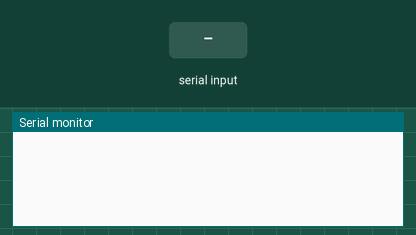
This sketch was run on a simulated Arduino Uno, built with avr-gcc and run on an emulated ATmega328P. On the bench: the last lines printed to the serial monitor. Inputs (shaded band) come from the test bench.

Above: at 1.2 s.
1.3 s: "90,45\n" received over Serial
At 1.8 s:
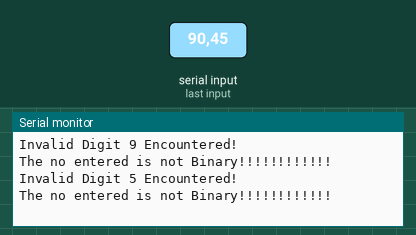
2.8 s: "30,150\n" received over Serial
At 2.9 s:
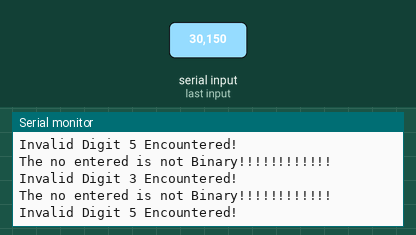
Timing chart, 0 to 5.8 s (numbered marks = the images above; inputs shaded):
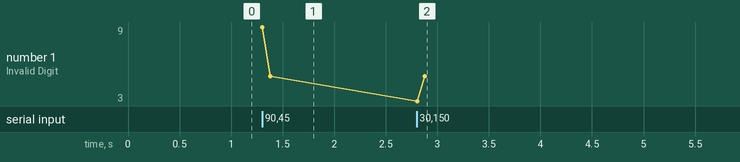

The sketch:

BinaryConverter.ino
```cpp
void setup() {
  Serial.begin(9600);
}

void loop() {
  boolean flag = true;
  if (Serial.available() > 0)
  {
    // read the incoming byte:
    long n = Serial.parseInt(SKIP_ALL);
    //    Serial.println("Processing ....");
    long t = n; double r = 0; int d = 0;
    for (int i = 0; t > 0; i++)
    {
      d = t % 10;
      t = t / 10;
      if (d > 1) {
        String c = String(d);
        Serial.println("Invalid Digit " + c + " Encountered!");
        //        Serial.print(d);
        //        Serial.println(" Encountered !");
        flag = false;
        break;
      }
      else {
        r += d * (pow(2, i));
      }
    }
    if (flag) {
      if (r != 0) {
        Serial.print(n);
        Serial.print(" In Decimal is equal to ");
        Serial.println(r,0);
        Serial.println("Done !");
      }
    }
    else
      Serial.println("The no entered is not Binary!!!!!!!!!!!!");
  }
}
```

Measured:
- after the input at 1.3 s, the serial monitor: prints a new line at once (image 1)
- after the input at 2.8 s, the serial monitor: prints a new line at once (image 2)
